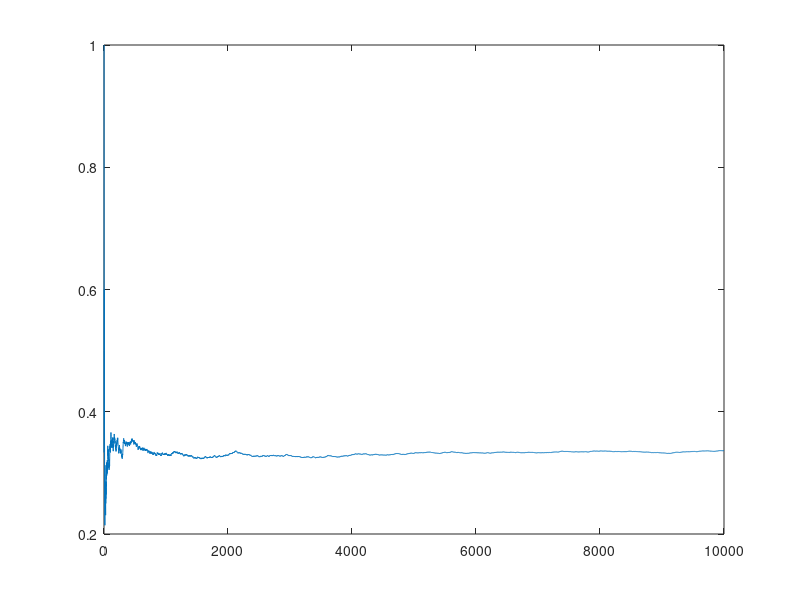

This chart was generated by the following MATLAB code:
%This part of the program tests when you don't switch doors
rng('shuffle');
nExperiments = 10000;
y = zeros(10000, 1);
x = zeros(10000, 1);
counter = 0;
for n = 1:nExperiments
    x(n) = n;
    winningDoor = randi(3);
    choice = randi(3);
    if(winningDoor == choice)
        counter = counter + 1;
    end
    y(n) = counter/n;
end
plot(x, y);
disp(['Probability: ' num2str(counter/nExperiments)])
saveas(gca, 'Not Changing Doors.fig');